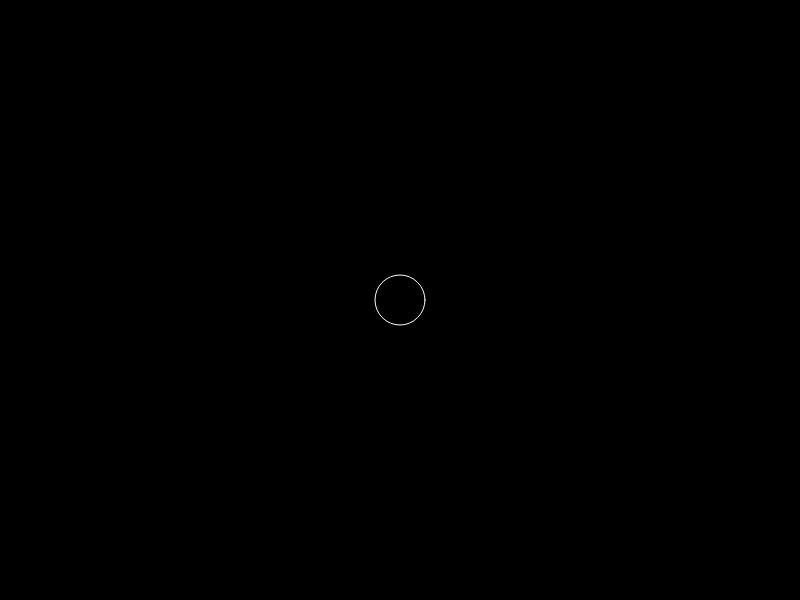
Frame 1 (no input)
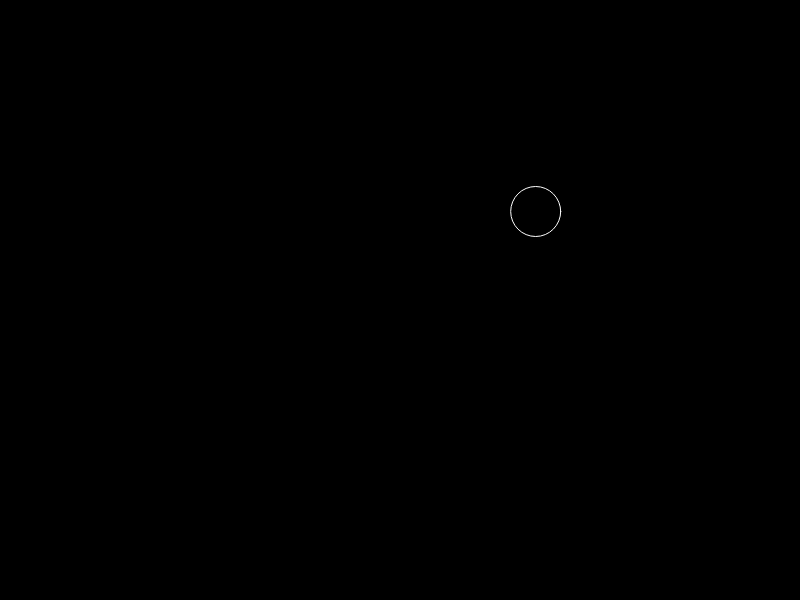
Frame 60 (no input)
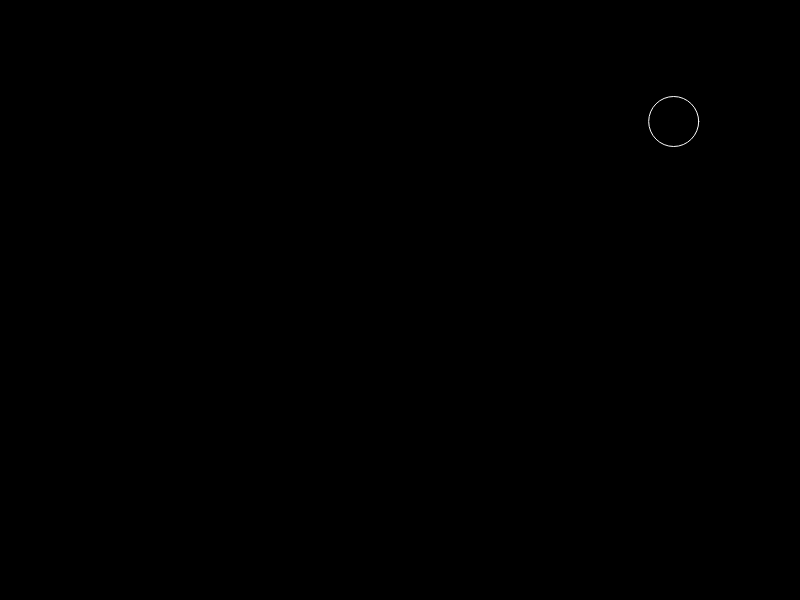
Frame 120 (the mouse pressed at the canvas centre since frame 60)

The p5.js sketch that drew these frames (run headless with seeded random() and noise() and a simulated clock; from frame 60 on, the mouse is pressed at the canvas centre):

// p5.js sketch
// ── sketch.js
var ball = {
    x:400,
    y:300,
    diam:50
}

var xspeed, yspeed;

function setup() {
    createCanvas(800, 600);
    xspeed = 2.3;
    yspeed = -1.5;
    
    console.log(ftoc(421));
    
}

function draw() {
    background(0);
    drawBall();
    updateBall();
    bounceBall();
}

function drawBall() {
    stroke(255);
    noFill();
    ellipse(ball.x, ball.y, ball.diam, ball.diam);
}

function ftoc(_temp){
    var cel = (_temp-32)* 5/9;
    
    return cel;
}

function updateBall() {
    ball.x += xspeed;
    ball.y += yspeed;
}

function bounceBall() {
    if (ball.x > width - ball.diam / 2 || ball.x < ball.diam / 2) {
        xspeed *= -1;
    }
    if (ball.y > height - ball.diam / 2 || ball.y < ball.diam / 2) {
        yspeed *= -1;
    }
}
